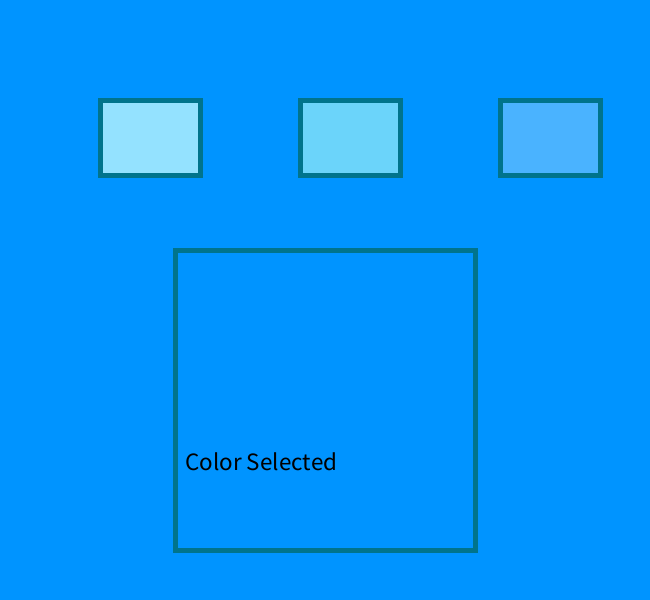
Frame 1 (no input)
Frame 60 (the mouse pressed at the canvas centre just before this capture): identical to frame 1, image omitted
Frame 120 (the mouse held since frame 60 and released just before this capture): identical to frame 1, image omitted

The Processing sketch that drew this single still picture (run headless with seeded random() and noise(); from frame 60 on, the mouse is pressed at the canvas centre):

// Processing sketch: Checkpoint2
// ── Checkpoint2.pde
//color pallette
color lightestBlue=#94E2FF;
color midBlue=#6BD4FA;
color darkerBlue= #4AB3FF;
color fullBlue = #0094FF;
color darkestBlue = #00748C;
color white = #FFFFFF; 

//variable for color selection
color selectedColor;

void setup() {
  size(650, 600);
  strokeWeight(5);
  stroke(darkestBlue);
  selectedColor = fullBlue;
}
void draw() {
  
  background(fullBlue);

  // BUTTONS

// Button 1
if (mouseX > 100 && mouseX < 200 && mouseY > 100 && mouseY < 200) {
  stroke(white);
} else {
  stroke(darkestBlue);
}
fill(lightestBlue);
rect(100, 100, 100,75);

// Button 2
if (mouseX > 300 && mouseX < 400 && mouseY > 100 && mouseY < 175) {
  stroke(white);
} else {
  stroke(darkestBlue);
}
fill(midBlue);
rect(300, 100, 100,75);

// Button 3
if (mouseX > 500 && mouseX < 600 && mouseY > 100 && mouseY < 175) {
  stroke(white);
} else {
  stroke(darkestBlue);
}
fill(darkerBlue);
rect(500, 100, 100,75);

  // INDICATOR 
  stroke(darkestBlue);
  fill(selectedColor);
  square(175, 250, 300);

  textSize(25);
  fill(0);
  text("Color Selected", 185, 470);
}


  void mouseReleased() {

  if (mouseX > 100 && mouseX < 200 && mouseY > 100 && mouseY < 175) {
    selectedColor = lightestBlue;

  } else if (mouseX > 300 && mouseX < 400 && mouseY > 100 && mouseY < 175) {
    selectedColor = midBlue;

  } else if (mouseX > 500 && mouseX < 600 && mouseY > 100 && mouseY < 175) {
    selectedColor = darkerBlue;
  }
}
